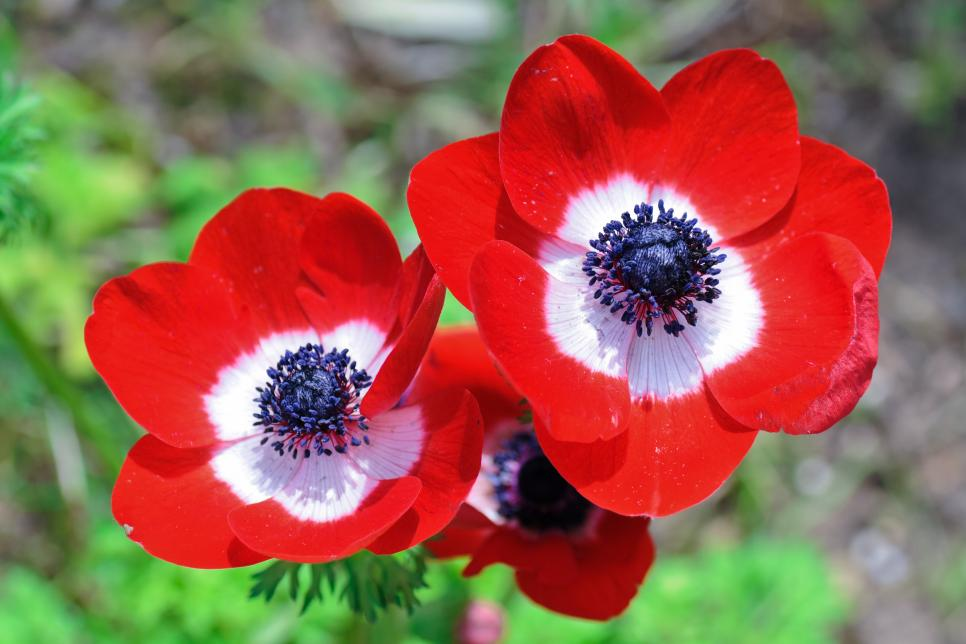
%> input picture oRGB/butterfly.jpg, 966 x 644 px
$ octave --eval "result = notROI(imread('butterfly.jpg'));"   (GNU Octave 9; MATLAB toolbox functions it lacks are replaced by stand-ins)
%> lines starting %> are read from the running program, lines starting %| are printed output that depends on the picture; in (x1, y1, x2, y2) boxes, pixels count from 0 and x2, y2 are one past the last pixel; in counts of white or black regions, pixels touching at a corner belong together; the program's own positions count from 1
function [X, inx] = notROI(f)
    G = f(:,:,1);
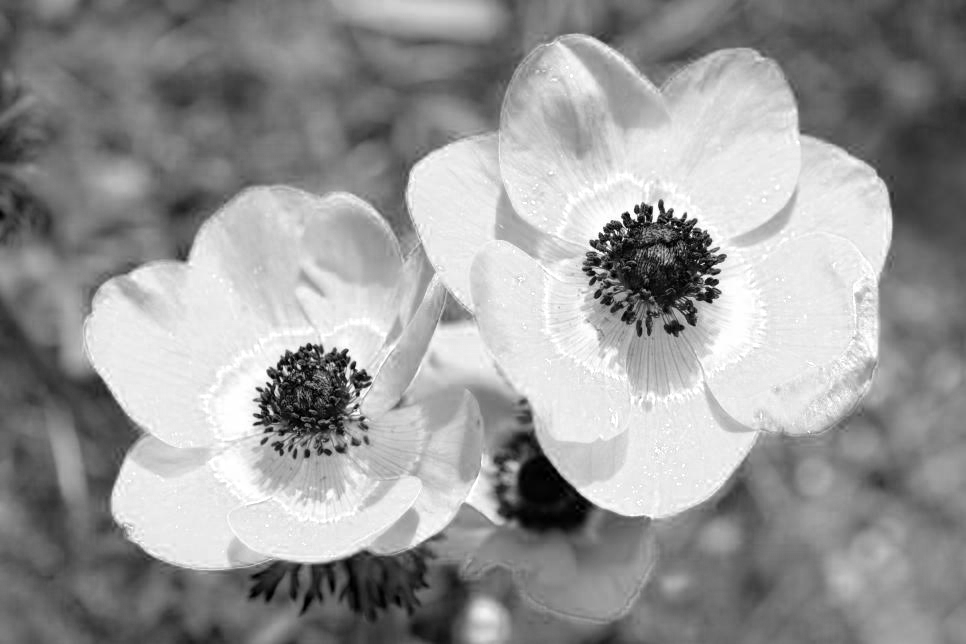
%> G: size 644x966 uint8; min 0, max 255, mean 152
    [M,N] = size(G);
%> M = 644; N = 966
    gLT = graythresh(G);
%> gLT = 0.631
    BW = im2bw(G,gLT*0.25);
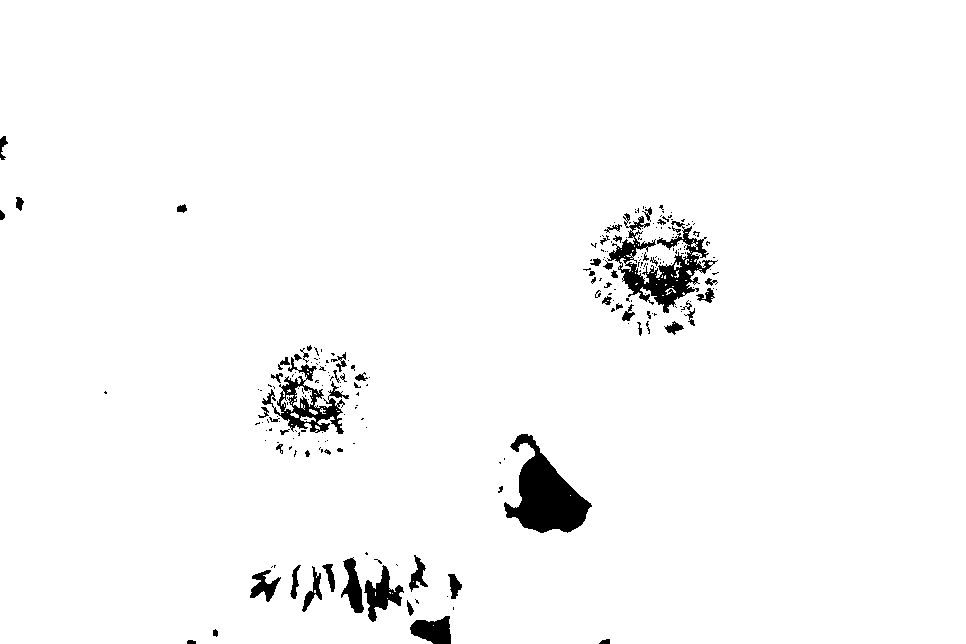
%> BW: size 644x966 logical; 97.3% white; 233 black regions (170 under 20 px), largest, box (x1, y1, x2, y2) and area: (504, 434, 592, 533) 4283, (607, 213, 718, 313) 3443, (262, 357, 349, 434) 2012
    inx = find(BW<=0.5);
%> inx = 16536 values from 140 to 462665
    res = reshape(f,[],3);
    X = f;
%> X is the input picture: size 644x966x3 uint8; mean R, G, B 152, 97.3, 79.4
end
